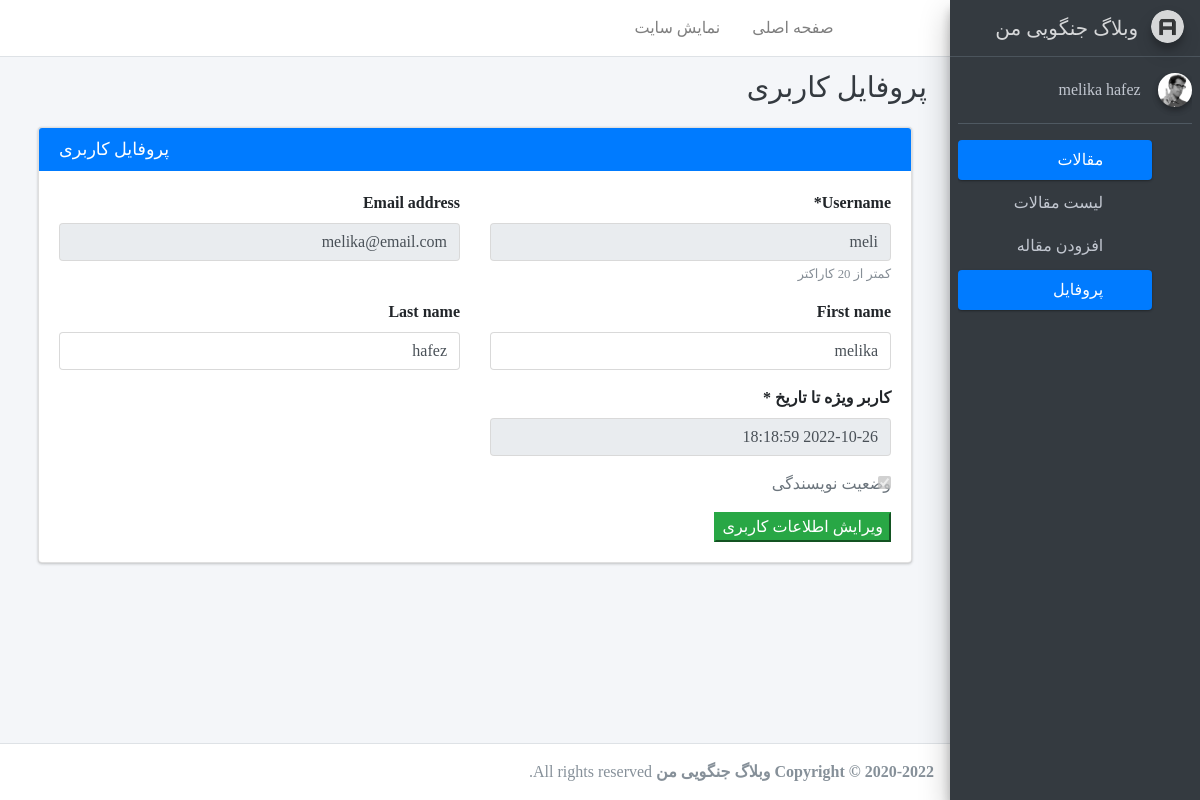
Page /account/profile/ (signed in) on the committed database.
### account/models.py (models this page shows)
class User(AbstractUser):
    is_author = models.BooleanField(default=False, verbose_name="وضعیت نویسندگی")
    special_user = models.DateTimeField(default=timezone.now, verbose_name="کاربر ویژه تا تاریخ ")
    def is_special_user(self):
        if self.special_user > timezone.now():
            return True
        else:
            return False
    is_special_user.boolean = True
    is_special_user.short_description = "وضعیت کاربری ویژه"

### account/views.py (the view)
# urls.py: path('profile/', v.Profile.as_view(), name='profile'),
class Profile(LoginRequiredMixin, UpdateView):
    model = User
    template_name = "registration/profile.html"
    form_class = ProfileForm
    success_url = reverse_lazy("account:profile")
    def get_object(self):
        return User.objects.get(pk = self.request.user.pk)
    def get_form_kwargs(self):
        kwargs = super(Profile, self).get_form_kwargs()
        kwargs.update({
            'user': self.request.user
        })
        return kwargs

### account/forms.py
class ProfileForm(forms.ModelForm):
    def __init__(self, *args, **kwargs):
        user = kwargs.pop('user')
        super(ProfileForm, self).__init__(*args, **kwargs)
        self.fields['username'].help_text = "کمتر از 20 کاراکتر"
        if not user.is_superuser:
            self.fields['username'].disabled = True
            self.fields['email'].disabled = True
            self.fields['special_user'].disabled = True
            self.fields['is_author'].disabled = True
    class Meta:
        model = User
        fields = ["username", "email", "first_name", "last_name", "special_user", "is_author"]

### blog/templatetags/base_tags.py (called while the page is built)
@register.inclusion_tag("registration/partials/link.html")
def link(request, link_name, content, classes):
    return {
        "request": request,
        "link_name": link_name,
        "link": "account:{}".format(link_name),
        "content": content,
        "classes": classes
    }

### account/templates/registration/profile.html
{% extends 'registration/base.html' %}
{% load crispy_forms_tags %}
{% block title %}{% block title-meta %}
پروفایل کاربری
{% endblock %}{% endblock %}
{% block main %}
<div class="col-md-12">
    <div class="card card-primary">
      <div class="card-header">
        <h3 class="card-title mb-0 float-left">پروفایل کاربری</h3>
      </div>
      <div class="card-body">
        <form method="post" enctype="multipart/form-data">{% csrf_token %}
            <div class="row">
                <div class="col-6">
                    {{ form.username|as_crispy_field }}
                </div>
                <div class="col-6">
                    {{ form.email|as_crispy_field }}
                </div>
                <div class="col-6">
                    {{ form.first_name|as_crispy_field }}
                </div>
                <div class="col-6">
                    {{ form.last_name|as_crispy_field }}
                </div>
                <div class="col-6">
                    {{ form.special_user|as_crispy_field }}
                    {{ form.is_author|as_crispy_field }}
                </div>
            </div>
            <button class="btn-success">ویرایش اطلاعات کاربری</button>
        </form>
      </div>
</div>
{% endblock %}

### account/templates/registration/sidebar.html
{% load static %}
{% load base_tags %}
  <aside class="main-sidebar sidebar-dark-primary elevation-4">
    <a href="index3.html" class="brand-link">
      <img src="{% static 'registration/adminlte/dist/img/AdminLTELogo.png' %}" alt="AdminLTE Logo" class="brand-image img-circle elevation-3"
           style="opacity: .8">
      <span class="brand-text">وبلاگ جنگویی من</span>
    </a>
    <div class="sidebar">
      <div class="user-panel mt-3 pb-3 mb-3 d-flex">
        <div class="image">
          <img src="{% static 'registration/adminlte/dist/img/user2-160x160.jpg' %}" class="img-circle elevation-2" alt="User Image">
        </div>
        <div class="info">
          <a href="#" class="d-block">{{ user.get_full_name }}</a>
        </div>
      </div>
      <nav class="mt-2">
        <ul class="nav nav-pills nav-sidebar flex-column" data-widget="treeview" role="menu" data-accordion="false">
          {% if user.is_superuser or user.is_author %}
            <li class="nav-item has-treeview menu-open">
            <a href="#" class="nav-link active">
              <i class="nav-icon fas fa-tachometer-alt"></i>
              <p>
                مقالات
                <i class="right fas fa-angle-left"></i>
              </p>
            </a>
            <ul class="nav nav-treeview">
              <li class="nav-item">
                {% link request 'home' 'لیست مقالات' 'fa-list' %}
              </li>
              <li class="nav-item">
                {% link request 'article-create' 'افزودن مقاله' 'fa-edit' %}
              </li>
            </ul>
            </li>
          {% endif %}
          <li class="nav-item">
            {% link request 'profile' 'پروفایل' 'fas fa-th' %}
          </li>
        </ul>
      </nav>
    </div>
  </aside>

### rows in the picture
User: get_full_name "melika hafez", username "meli", email "melika@email.com", first_name "melika", last_name "hafez", special_user "2022-10-26 18:18:59", is_author "☑"

### other values in the picture
{{ content }} "لیست مقالات افزودن مقاله پروفایل"
